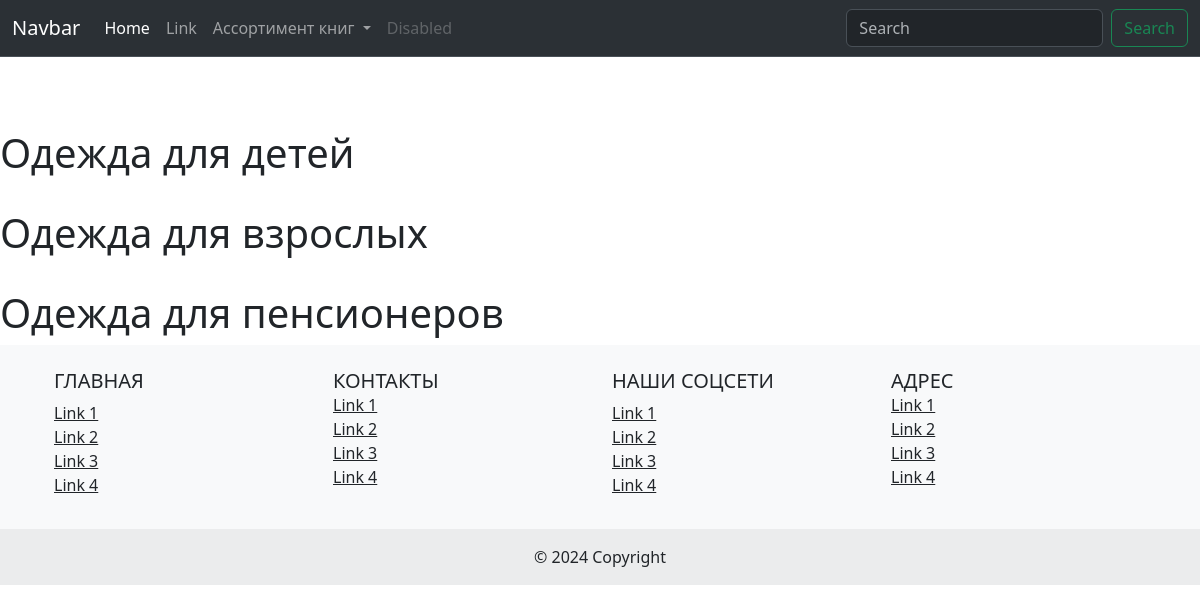
The app's page /clothes/, older data.
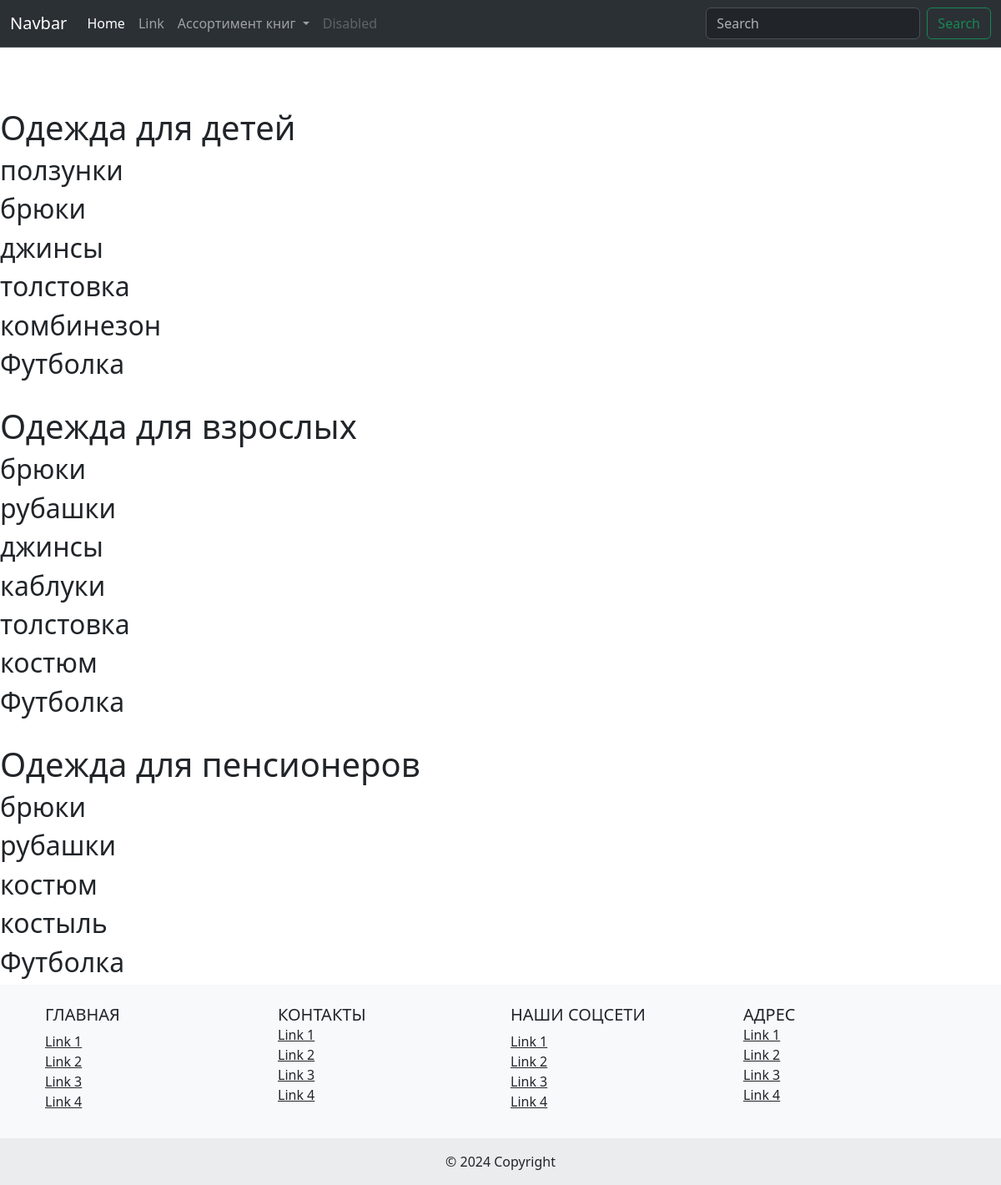
The same page, newer data.
### clothes/models.py (models this page shows, shortened)
class Cloth(models.Model):
    name = models.CharField(max_length=250)
    price = models.FloatField()
    description = models.TextField(blank=True)
    tags = models.ManyToManyField(Tag)

### clothes/views.py (the view)
# urls.py: path('clothes/', views.clothes_filter_view),
def clothes_filter_view(request):
    if request.method == 'GET':
        kids_cloth = models.Cloth.objects.filter(tags__name='для детей').order_by('-id')
        adults_cloth = models.Cloth.objects.filter(tags__name='для взрослых').order_by('-id')
        pensioners_cloth = models.Cloth.objects.filter(tags__name='для пенсионеров').order_by('-id')
        return render(
            request,
            template_name='clothes.html',
            context={
                'kids_cloth': kids_cloth,
                'adults_cloth': adults_cloth,
                'pensioners_cloth': pensioners_cloth
            }
        )

### templates/clothes.html
{% include 'header.html' %}
<br><br><br>
<h1>Одежда для детей</h1>
{% for i in kids_cloth %}
<h2>
    {{  i.name }}
</h2>
{% endfor %}
<br>
<h1>Одежда для взрослых</h1>
{% for i in adults_cloth %}
<h2>
    {{  i.name }}
</h2>
{% endfor %}
<br>
<h1>Одежда для пенсионеров</h1>
{% for i in pensioners_cloth %}
<h2>
    {{  i.name }}
</h2>
{% endfor %}
{% include 'footer.html' %}

Row changes from the older to the newer data that the page shows:
added Cloth: name "ползунки", shown under "Одежда для детей"
added Cloth: name "брюки"
added Cloth: name "джинсы"
added Cloth: name "толстовка"
added Cloth: name "комбинезон", shown under "Одежда для детей"
added Cloth: name "Футболка"
added Cloth: name "рубашки"
added Cloth: name "каблуки", shown under "Одежда для взрослых"
added Cloth: name "костюм"
added Cloth: name "костыль", shown under "Одежда для пенсионеров"
